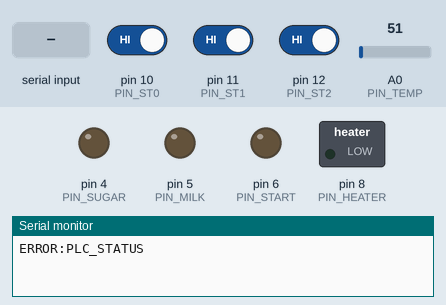
Simulated run of this sketch. Board: Arduino Uno, built with avr-gcc and run on an emulated ATmega328P. Parts: switched loads named in the sketch (green lamp = pin HIGH), output pins drawn as LEDs (lit = HIGH), the last lines printed to the serial monitor. Inputs (shaded band) come from the test bench; at power-on: pin 10 (PIN_ST0) HIGH, pin 11 (PIN_ST1) HIGH, pin 12 (PIN_ST2) HIGH, A0 (PIN_TEMP) = 51.

Above: at 1.2 s.
1.3 s: pin 10 (PIN_ST0) driven LOW
3.5 s: pin 11 (PIN_ST1) driven LOW
5.0 s: pin 12 (PIN_ST2) driven LOW
6.5 s: pin 10 (PIN_ST0) driven HIGH
8.0 s: "START\n" received over Serial
At 8.27 s:
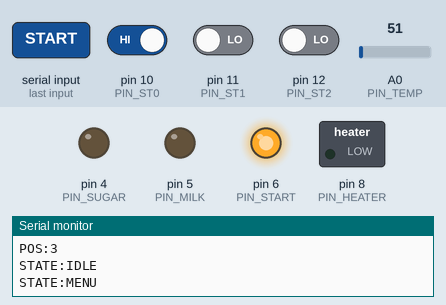
Timing chart, 0 to 10.9 s (numbered marks = the images above; inputs shaded):
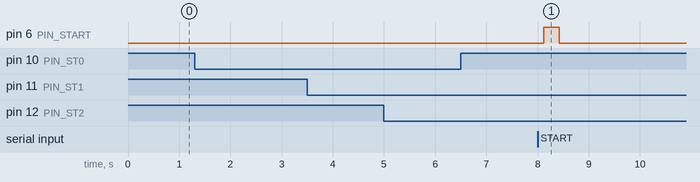

The sketch:

coffee_gateway_final.ino
```cpp
/*
  Coffee machine gateway - Arduino Uno <-> Mitsubishi PLC
  Talks to coffee_interface.html over USB serial (9600 baud).
  The PLC runs the machine and decides everything (cup detection, timing,
  pumps, stopping). This sketch only translates.

  Page -> Arduino:   SUGAR:0 | SUGAR:1
                     MILK:0  | MILK:1
                     START
  Arduino -> page:   STATE:IDLE | STATE:MENU | STATE:BREW | POS:1..4 | STATE:PICKUP

  Brew order (matches the ladder): 1 coffee, 2 sugar, 3 water, 4 milk

  PLC status code (3 bits from PLC outputs Y13, Y14, Y15 = bit 0, 1, 2):
    0 idle (no cup)
    1 menu (cup present, waiting for Start)
    2 coffee  (ladder M1 move + M2 coffee)       -> page step 1
    3 sugar   (ladder M3 move + M4 sugar)        -> page step 2
    4 water   (ladder M5 move + M6 water pump)   -> page step 3
    5 milk    (ladder M7 milk pump + M8 return)  -> page step 4
    6 pickup  (drink finished, waiting for cup removal)

  Wiring (non-isolated: 2N3904/2N3906 outputs, resistor-divider inputs).
  Arduino GND must be tied to PLC 0V.
    D4  SUGAR -> PLC X0   (ladder: "sugar selected")
    D5  MILK  -> PLC X1   (ladder: "milk selected")
    D6  START -> PLC X2   (ladder: "turned on = runs")
    D10 <- PLC Y13   status bit 0
    D11 <- PLC Y14   status bit 1
    D12 <- PLC Y15   status bit 2

  Drink-ready hold: once the last step (code 5, milk) has been reached, the page shows
  "ready / lift your cup" and stays there until the PLC has reported code 0 (cup gone)
  for REMOVED_MS, and for at least READY_MIN_MS in total. A code 1 (cup detected again
  because the cup is back at the start position) does NOT open the menu during that time.

  Heater thermostat (runs on its own, independent of the PLC and the page):
    A0  <- Pt100 temperature probe: 5V -> reference resistor (390R) -> A0 -> Pt100 -> GND
           (join the two red wires together and the two white wires together;
            optional 100 nF capacitor from A0 to GND to calm the reading)
    D8  -> heater switch: logic-level N-MOSFET gate (100R in series, 10k gate to GND)
  The heater turns ON below TEMP_ON_BELOW and OFF above TEMP_OFF_ABOVE.
  If the probe is missing or faulty the heater is forced OFF.
  Extra serial lines like "TEMP:31.2,HEATER:ON" are ignored by the page.
  No extra libraries are needed.
*/

// ---------- Arduino -> PLC ----------
const uint8_t PIN_SUGAR = 4;    // level -> X0: 0 = no sugar, 1 = sugar
const uint8_t PIN_MILK  = 5;    // level -> X1: 0 = no milk,  1 = milk
const uint8_t PIN_START = 6;    // pulse -> X2: order is final, PLC begins

// ---------- PLC -> Arduino ----------
const uint8_t PIN_ST0 = 10;     // <- Y13, status code bit 0
const uint8_t PIN_ST1 = 11;     // <- Y14, status code bit 1
const uint8_t PIN_ST2 = 12;     // <- Y15, status code bit 2

// Transistor circuit: Arduino HIGH = PLC input ON.  Divider: PLC output ON = pin HIGH.
// (If you switch to optocouplers on the PLC -> Arduino side, set IN_ACTIVE_LOW = true.)
const bool OUT_ACTIVE_LOW = false;
const bool IN_ACTIVE_LOW  = false;

const unsigned long PULSE_MS  = 300;  // START pulse length (PLC scan time is far shorter)
const unsigned long SETTLE_MS = 100;  // let SUGAR/MILK settle before START
const unsigned long STABLE_MS = 80;   // status bits must hold still this long before we trust them
const unsigned long READY_MIN_MS = 3000;  // "drink ready" stays on screen at least this long
const unsigned long REMOVED_MS   = 1000;  // code 0 must hold this long to count as "cup removed"

uint8_t stableCode = 0xFF;   // last announced status code (0xFF = nothing announced yet)
uint8_t lastRaw    = 0xFF;
unsigned long rawChanged = 0;

bool brewed = false;           // a drink was finished and the cup has not been removed yet
bool readyShown = false;       // STATE:PICKUP has been sent for this drink
unsigned long readyAt = 0;     // when "ready" was first shown
unsigned long idleSince = 0;   // when the status last became 0

// ---------- Helpers ----------
void out(uint8_t pin, bool on) {
  digitalWrite(pin, (on != OUT_ACTIVE_LOW) ? HIGH : LOW);
}

void initOut(uint8_t pin) {
  out(pin, false);       // "off" level first, so the PLC never sees a glitch at boot
  pinMode(pin, OUTPUT);
}

uint8_t readStatusRaw() {
  uint8_t v = 0;
  if ((digitalRead(PIN_ST0) == LOW) == IN_ACTIVE_LOW) v |= 1;
  if ((digitalRead(PIN_ST1) == LOW) == IN_ACTIVE_LOW) v |= 2;
  if ((digitalRead(PIN_ST2) == LOW) == IN_ACTIVE_LOW) v |= 4;
  return v;
}

char lineBuf[32];
uint8_t lineLen = 0;
bool readLine() {
  while (Serial.available()) {
    char c = Serial.read();
    if (c == '\n') { lineBuf[lineLen] = 0; lineLen = 0; return true; }
    if (c != '\r' && lineLen < sizeof(lineBuf) - 1) lineBuf[lineLen++] = c;
  }
  return false;
}

// ---------- PLC status -> page ----------
void announce(uint8_t code, uint8_t prev) {
  switch (code) {
    case 0: Serial.println(F("STATE:IDLE")); break;
    case 1: Serial.println(F("STATE:MENU")); break;
    case 2:   // coffee
    case 3:   // sugar
    case 4:   // water
    case 5:   // milk
      if (prev < 2 || prev > 5) Serial.println(F("STATE:BREW"));
      Serial.print(F("POS:")); Serial.println(code - 1);
      break;
    case 6: Serial.println(F("STATE:PICKUP")); break;
    default: Serial.println(F("ERROR:PLC_STATUS")); break;  // the page ignores unknown lines
  }
}

// Called once for every new stable status code.
void onNewCode(uint8_t code, uint8_t prev) {
  if (code >= 2 && code <= 4) brewed = false;                  // a new brew started
  if (code == 5) { brewed = true; readyShown = false; }        // last step reached: drink is being finished

  if (brewed && code != 5) {
    // Drink finished. Show "ready" and wait for the cup to be removed instead of
    // opening the menu again just because the cup is back at the start position.
    if (!readyShown) {
      readyShown = true;
      readyAt = millis();
      Serial.println(F("STATE:PICKUP"));
    }
    if (code == 0) idleSince = millis();
    return;                                                    // STATE:IDLE is sent by checkCupRemoved()
  }

  // New cup session (idle or fresh menu): start from "no sugar, no milk"
  if (code == 0 || code == 1) {
    out(PIN_SUGAR, false);
    out(PIN_MILK,  false);
  }
  announce(code, prev);
}

// After a finished drink: go back to idle once the cup has really been removed.
void checkCupRemoved() {
  if (!brewed || !readyShown || stableCode != 0) return;
  unsigned long now = millis();
  if (now - idleSince >= REMOVED_MS && now - readyAt >= READY_MIN_MS) {
    brewed = false;
    readyShown = false;
    out(PIN_SUGAR, false);
    out(PIN_MILK,  false);
    Serial.println(F("STATE:IDLE"));
  }
}

void pollStatus() {
  uint8_t raw = readStatusRaw();
  if (raw != lastRaw) { lastRaw = raw; rawChanged = millis(); }
  if (millis() - rawChanged >= STABLE_MS && raw != stableCode) {
    uint8_t prev = stableCode;
    stableCode = raw;
    onNewCode(raw, prev);
  }
  checkCupRemoved();
}

// ---------- Page -> PLC ----------
void pulse(uint8_t pin) {
  out(pin, true);
  delay(PULSE_MS);
  out(pin, false);
}

// ---------- Heater + temperature (independent of the PLC) ----------
const uint8_t PIN_TEMP   = A0;    // Pt100 divider midpoint
const uint8_t PIN_HEATER = 8;     // -> MOSFET gate (HIGH = heater on)
const bool HEATER_ACTIVE_LOW = false;   // set true if you use an active-LOW relay module

// Pt100 divider: 5V -> R_REF -> A0 -> Pt100 -> GND
const float R_REF      = 390.0;   // ohms: MEASURE your resistor with the multimeter and type its real value here
const float R0         = 100.0;   // Pt100 resistance at 0 degC
const float TEMP_CAL_C = 0.0;     // calibration offset (degC): adjust after comparing with a thermometer
const uint8_t SAMPLES  = 64;      // readings averaged per measurement

const float TEMP_ON_BELOW  = 33.0;   // heater switches ON below this (deg C)
const float TEMP_OFF_ABOVE = 37.0;   // heater switches OFF above this (deg C)
const float TEMP_MAX       = 50.0;   // hard safety cut-off (deg C)

const unsigned long TEMP_PERIOD_MS = 2000;  // how often we measure
const unsigned long PRINT_MS       = 5000;  // how often TEMP: lines are printed

bool heaterOn = false;
bool sensorOk = true;
unsigned long lastTempRead = 0;
unsigned long lastTempPrint = 0;

void setHeater(bool on) {
  heaterOn = on;
  digitalWrite(PIN_HEATER, (on != HEATER_ACTIVE_LOW) ? HIGH : LOW);
}

// Returns the temperature in deg C, or NAN if the probe looks open or shorted.
float readTempC() {
  long sum = 0;
  for (uint8_t i = 0; i < SAMPLES; i++) {
    sum += analogRead(PIN_TEMP);
    delayMicroseconds(200);
  }
  float adc = sum / (float)SAMPLES;
  if (adc < 5.0 || adc > 1018.0) return NAN;          // open or shorted probe

  float r = R_REF * adc / (1023.0 - adc);             // Pt100 resistance in ohms
  // Callendar-Van Dusen (0 to 100 degC): R = R0 * (1 + A*T + B*T^2), solved for T
  const float A = 3.9083e-3, B = -5.775e-7;
  float inner = A * A - 4.0 * B * (1.0 - r / R0);
  if (inner < 0) return NAN;
  return (-A + sqrt(inner)) / (2.0 * B) + TEMP_CAL_C;
}

void pollTemperature() {
  unsigned long now = millis();
  if (now - lastTempRead < TEMP_PERIOD_MS) return;
  lastTempRead = now;

  float t = readTempC();
  if (isnan(t) || t < -20.0 || t > 120.0) {           // probe missing or faulty
    setHeater(false);
    if (sensorOk) Serial.println(F("ERROR:TEMP_SENSOR"));
    sensorOk = false;
    return;
  }
  sensorOk = true;

  bool wasOn = heaterOn;
  if (t >= TEMP_OFF_ABOVE || t >= TEMP_MAX) setHeater(false);
  else if (t <= TEMP_ON_BELOW) setHeater(true);
  // between the two limits: keep the current state (hysteresis)

  if (heaterOn != wasOn || now - lastTempPrint >= PRINT_MS) {
    lastTempPrint = now;
    Serial.print(F("TEMP:")); Serial.print(t, 1);
    Serial.print(F(",HEATER:")); Serial.println(heaterOn ? "ON" : "OFF");
  }
}

// ---------- Arduino entry points ----------
void setup() {
  Serial.begin(9600);

  initOut(PIN_SUGAR);
  initOut(PIN_MILK);
  initOut(PIN_START);

  // Active-low inputs (optocouplers) use the internal pull-up.
  // Active-high inputs (resistor divider with its own pull-down) must not.
  uint8_t inMode = IN_ACTIVE_LOW ? INPUT_PULLUP : INPUT;
  pinMode(PIN_ST0, inMode);
  pinMode(PIN_ST1, inMode);
  pinMode(PIN_ST2, inMode);

  // Heater (starts OFF) and temperature probe
  setHeater(false);               // set the "off" level first, then make it an output
  pinMode(PIN_HEATER, OUTPUT);
}

void loop() {
  if (readLine()) {
    // Commands are only accepted while the PLC is in the menu state.
    // SUGAR and MILK are levels: they stay set until the cup session ends.
    if (stableCode == 1 && !brewed) {
      if      (strncmp(lineBuf, "SUGAR:", 6) == 0) out(PIN_SUGAR, lineBuf[6] == '1');
      else if (strncmp(lineBuf, "MILK:", 5) == 0)  out(PIN_MILK,  lineBuf[5] == '1');
      else if (strcmp(lineBuf, "START") == 0)    { delay(SETTLE_MS); pulse(PIN_START); }
    }
  }
  pollStatus();
  pollTemperature();
}
```

Measured:
- after the input at 8.0 s, pin 6 (PIN_START): LOW → HIGH after 0.12 s, → LOW 0.30 s later
